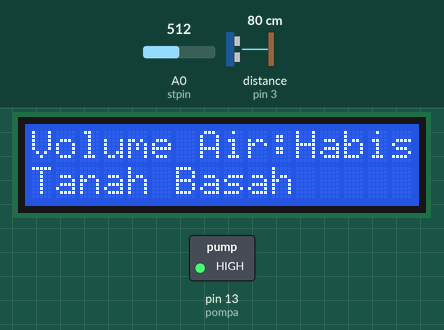
Recording of a sketch running on a simulated Arduino Uno, built with avr-gcc and run on an emulated ATmega328P. On the bench: 16×2 character LCD, switched loads named in the sketch (green lamp = pin HIGH). Wiring (inferred from the names in the program): ultrasonic range finder: trigger pin 2; echo pin 3. Inputs (shaded band) come from the test bench; at power-on: distance to the obstacle (sensor on pin 3) 80 cm, A0 (stpin) = 512. The echo pulse lasts 58.3 µs per cm; pins used as bus, display or sensor lines are not drawn.

Above: at 4.2 s.
4.3 s: distance to the obstacle (sensor on pin 3) set to 8 cm
5.9 s: distance to the obstacle (sensor on pin 3) set to 5 cm
At 7.4 s:
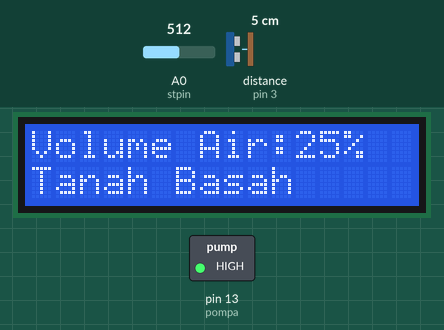
7.8 s: A0 (stpin) set to 583
9.3 s: A0 (stpin) set to 609
At 10.2 s:
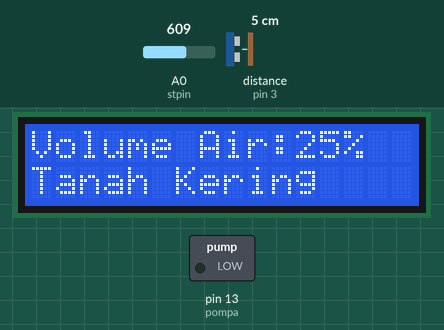
11.0 s: distance to the obstacle (sensor on pin 3) set to 9 cm
At 11.9 s:
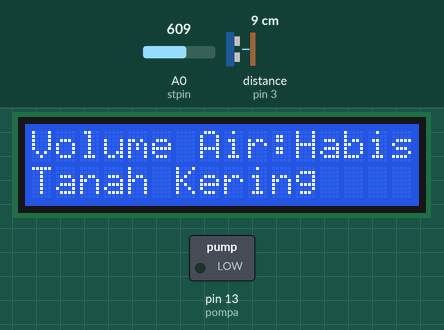
12.6 s: A0 (stpin) set to 590
At 13.7 s:
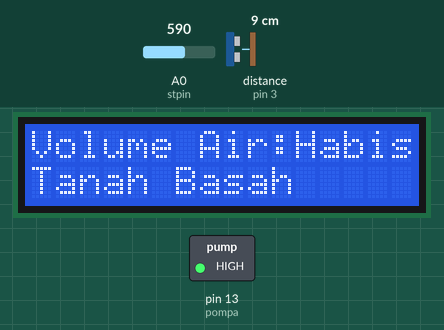
Timing chart, 0 to 15.2 s (numbered marks = the images above; inputs shaded):
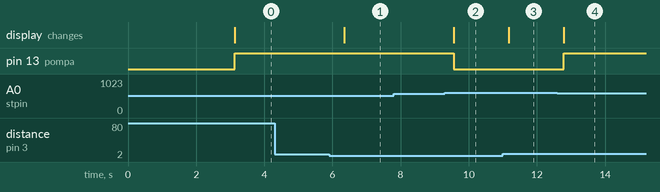

Measured:
- the behaviour switches between 7 and 6 cm on distance to the obstacle (sensor on pin 3) (found by bisection; images 0 and 1)
- the behaviour switches between 599 and 600 on A0 (stpin) (found by bisection; images 1 and 2)
- after the input at 4.3 s, every drawn part: stays the same
- after the input at 5.9 s, the display: changes after 0.45 s (image 1)
- after the input at 7.8 s, every drawn part: stays the same
- after the input at 9.3 s, pin 13 (pompa): HIGH → LOW after 0.26 s; the display: changes after 0.26 s (image 2)
- after the input at 11.0 s, the display: changes after 0.18 s (image 3)
- after the input at 12.6 s, pin 13 (pompa): LOW → HIGH after 0.19 s; the display: changes after 0.19 s (image 4)

The sketch:

UAS.ino
```cpp
#include <Wire.h> //mengaktifkan komunikasi i2c
#include <LiquidCrystal_I2C.h> //mengaktifkan komunikasi lcd menjadi i2c
//Sensor Ultrasonik = su
const int sutrig = 2; //trigger ultrasonik ke pin 3
const int suecho = 3; //echo ultrasonik ke pin 2
//Sensor Tanah = st
const int stpin = A0; //sensor tanah ke analog 0
const int pompa = 13
; //pompa ke pin 4
long durasi; //deklarasi durasi tipe data long
int jarak; //deklarasi jarak tipe data integer

LiquidCrystal_I2C lcd(0x27, 16, 2); //tipe lcd 0x27(biru) dengan 16 x 2 titik

void setup() {
  lcd.begin(); //memulai lcd
  lcd.setCursor(2,0); //posisi teks
  lcd.print("Danto"); //membuat teks
  lcd.setCursor(8,0); //posisi teks
  lcd.print("&"); //membuat teks
  lcd.setCursor(10,0); //posisi teks
  lcd.print("Anoo"); //membuat teks
  lcd.setCursor(3,1); //posisi teks
  lcd.print("Projek UAS"); //membuat teks
  delay (3000); //membuat delay
  pinMode(sutrig, OUTPUT); //deklarasi output
  pinMode(suecho, INPUT); //deklarasi input
  pinMode(stpin, INPUT); //deklarasi input
  pinMode(pompa, OUTPUT); //deklarasi output
}

void loop() {
  int kelembapan = analogRead (stpin); //membaca data dari sensor tanah
  digitalWrite(sutrig, LOW); //trigger ultrasonik mati
  delayMicroseconds(2); //membuat delay
  digitalWrite(sutrig, HIGH); //trigger ultrasonik nyala
  delayMicroseconds(10); //membuat delay
  digitalWrite(sutrig, LOW); //trigger ultrasonik mati
  durasi = pulseIn(suecho, HIGH); //membaca data dari sensor ultrasonik
  jarak = durasi*0.034/2; //mengubah data dari sensor ultrasonik menjadi cm

  if (jarak < 1) { //jarak dibawah 5cm
    lcd.setCursor(0,0); //posisi teks
    lcd.print("Volume Air:100%     "); //membuat teks
    }

   else if (jarak < 3) { //jarak dibawah 10cm
    lcd.setCursor(0,0); //posisi teks
    lcd.print("Volume Air:75%     "); //membuat teks
    }

   else if (jarak < 4 ) { //jarak dibawah 15cm
    lcd.setCursor(0,0); //posisi teks
    lcd.print("Volume Air:50%     "); //membuat teks
    }

   else if (jarak < 6) { //jarak dibawah 20cm
    lcd.setCursor(0,0); //posisi teks
    lcd.print("Volume Air:25%     "); //membuat teks
    }

   else { //jarak diatas 20cm
    lcd.setCursor(0,0); //posisi teks
    lcd.print("Volume Air:Habis     "); //membuat teks
    }

  if (kelembapan < 600) { //nilai sensor tanah dibawah 600
    lcd.setCursor(0,1); //posisi teks
    lcd.print("Tanah Basah     "); //membuat teks
    digitalWrite (pompa, HIGH); //pompa mati
    }

   else { //nilai sensor tanah diatas 600
    lcd.setCursor(0,1); //posisi teks
    lcd.println("Tanah Kering     "); //membuat teks
    digitalWrite (pompa, LOW); //pompa nyala
  }

  delay (500); //membuat delay

}
```
